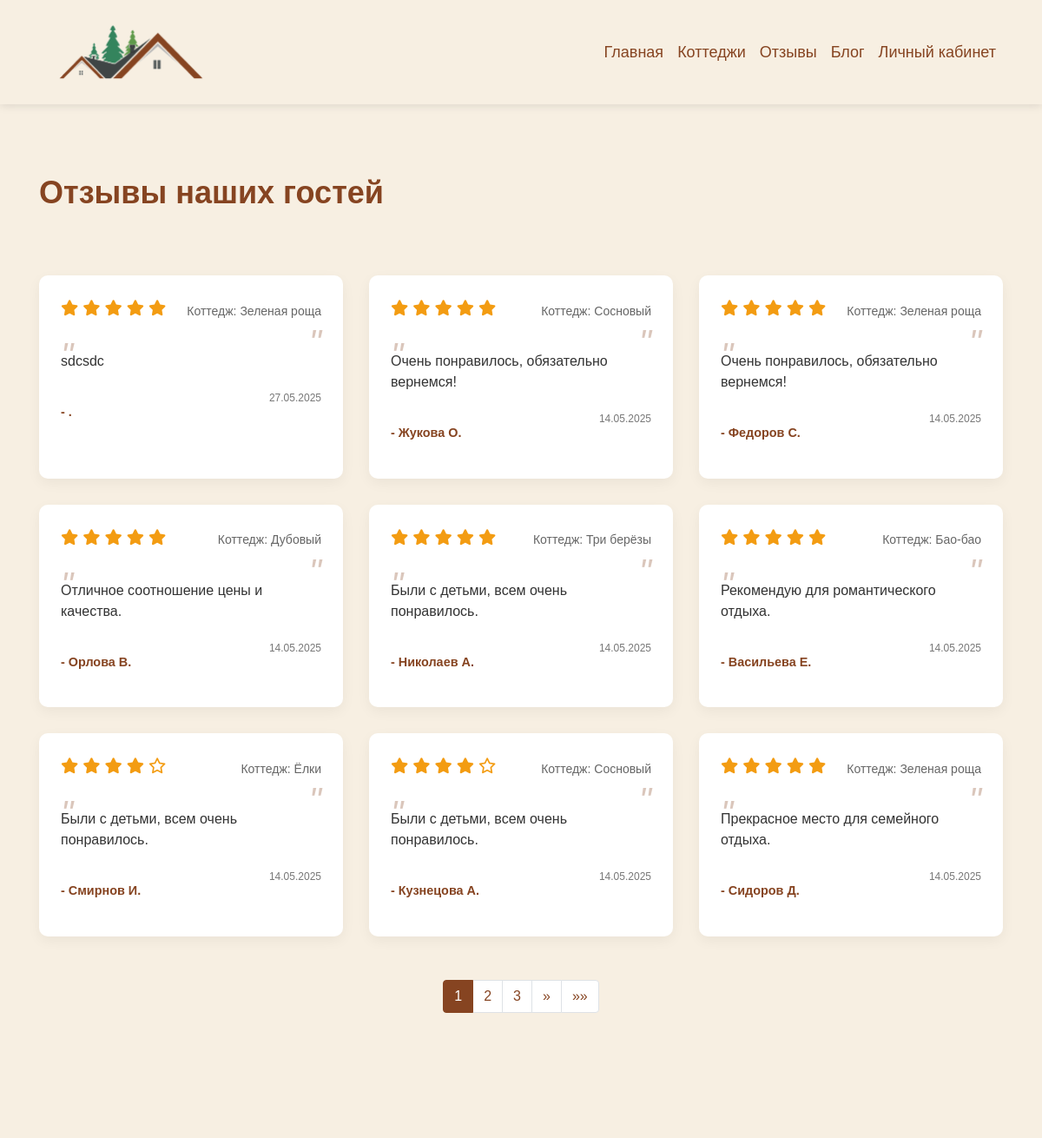
The page /reviews/ (upper part) on the database as committed earlier.
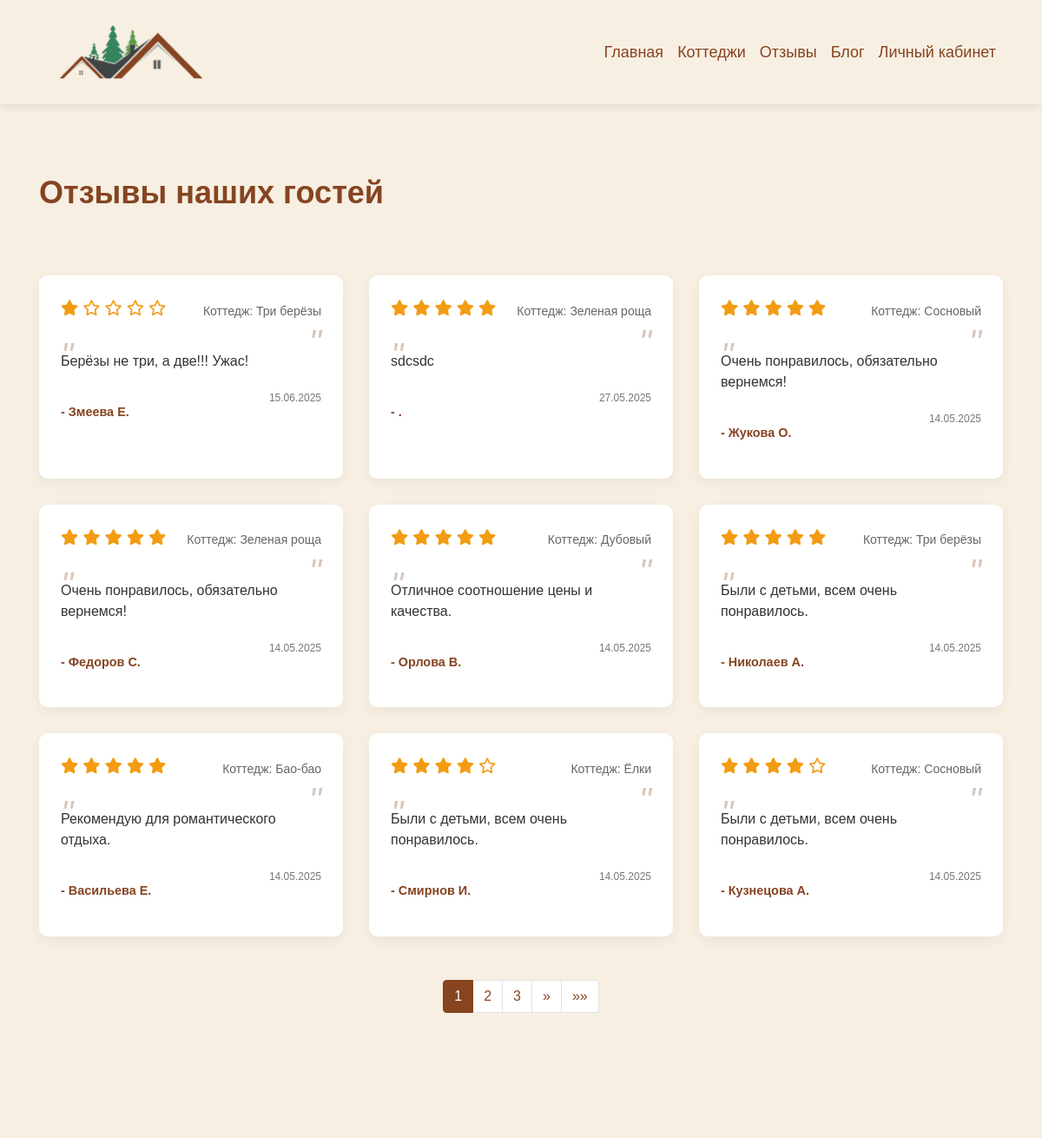
The same page on the database as committed later.
### recreation/models.py (models this page shows, shortened)
class Review(models.Model):
    review_id = models.AutoField(primary_key=True, verbose_name="ID отзыва")
    client_id = models.ForeignKey(
        Client, on_delete=models.CASCADE, verbose_name="Клиент"
    )
    house_id = models.ForeignKey(
        House, on_delete=models.CASCADE, verbose_name="Коттедж"
    )
    rating = models.IntegerField(verbose_name="Рейтинг")
    comment = RichTextField(verbose_name="Комментарий")
    created_at = models.DateTimeField(auto_now_add=True, verbose_name="Дата создания")
    class Meta:
        verbose_name = "Отзыв"
        verbose_name_plural = "Отзывы"
        ordering = ["-created_at"]

class House(models.Model):
    house_id = models.AutoField(primary_key=True, verbose_name="ID дома")
    employee_id = models.ForeignKey(
        Employee,
        on_delete=models.SET_NULL,
        null=True,
        blank=True,
        verbose_name="Ответственный сотрудник",
    )
    name = models.CharField(max_length=100, verbose_name="Название коттеджа")
    slug = models.SlugField(
        max_length=100, unique=True, blank=True, verbose_name="URL-идентификатор"
    )
    location = models.CharField(max_length=200, verbose_name="Местоположение")
    capacity = models.IntegerField(verbose_name="Вместимость (чел.)")
    price_per_night = models.IntegerField(verbose_name="Цена за ночь (руб.)")
    image = models.ImageField(
        upload_to="houses/", verbose_name="Изображение", blank=True, null=True
    )
    is_active = models.BooleanField(default=True, verbose_name="Активен")
    history = HistoricalRecords()  # Добавляем историю

class Client(models.Model):
    client_id = models.AutoField(primary_key=True, verbose_name="ID клиента")
    user = models.OneToOneField(
        CustomUser,
        on_delete=models.CASCADE,
        related_name="client_profile",
        null=True,
        blank=True,
        verbose_name="Учетная запись",
    )
    last_name = models.CharField(max_length=100, verbose_name="Фамилия")
    first_name = models.CharField(max_length=100, verbose_name="Имя")
    patronymic = models.CharField(max_length=100, verbose_name="Отчество")
    phone_number = models.CharField(max_length=15, verbose_name="Номер телефона")
    email = models.EmailField(max_length=255, verbose_name="Email")
    document = models.FileField(
        upload_to="client_documents/%Y/%m/%d/",
        verbose_name="Документ",
        blank=True,
        null=True,
        help_text="Загрузите сканы документов (паспорт, водительские права и т.д.)",
    )
    class Meta:
        verbose_name = "Клиент"
        verbose_name_plural = "Клиенты"

### recreation/views.py (the view)
# urls.py: path("reviews/", views.all_reviews, name="all_reviews"),
def all_reviews(request):
    if request.method == "POST" and request.user.is_authenticated:
        form = ReviewForm(request.POST)
        if form.is_valid():
            review = form.save(commit=False)
            review.client_id = request.user.client_profile
            review.save()
            messages.success(request, "Ваш отзыв успешно добавлен!")
            return redirect("all_reviews")
    else:
        form = ReviewForm()
    reviews_list = (
        Review.objects.all()
        .select_related("client_id", "house_id")
        .order_by("-created_at")
    )
    paginator = Paginator(reviews_list, 9)
    page_number = request.GET.get("page")
    page_obj = paginator.get_page(page_number)
    return render(
        request,
        "all_reviews.html",
        {
            "page_obj": page_obj,
            "total_reviews": reviews_list.count(),
            "form": form,
            "houses": House.objects.all(),
        },
    )

### recreation/templates/all_reviews.html (shortened to what the changed rows need)
<!DOCTYPE html>
<html lang="ru">
<head>
    {% load static %}
    <link rel="stylesheet" href="https://stackpath.bootstrapcdn.com/bootstrap/4.5.2/css/bootstrap.min.css">
    <link rel="stylesheet" href="https://cdnjs.cloudflare.com/ajax/libs/font-awesome/6.0.0/css/all.min.css">
</head>
<body>
    <section class="reviews-section">
        <div class="container">
            <div class="d-flex justify-content-between align-items-center mb-4">
                <h2 class="section-title">
                    {% if user_filter %}
                    Мои отзывы
                    {% else %}
                    Отзывы наших гостей
                    {% endif %}
                </h2>
            </div>
            <div class="reviews-container">
                {% if page_obj %}
                    {% for review in page_obj %}
                    <div class="review-card">
                        <div class="review-header">
                            <div class="review-rating">
                                {% for i in "12345" %}
                                    {% if forloop.counter <= review.rating %}
                                        <i class="fas fa-star"></i>
                                    {% else %}
                                        <i class="far fa-star"></i>
                                    {% endif %}
                                {% endfor %}
                            </div>
                            <p class="review-cottage">Коттедж: {{ review.house_id.name }}</p>
                        </div>
                        <p class="review-text">{{ review.comment|striptags|linebreaks }}</p>
                        <div class="review-footer">
                            <p class="review-author">
                                - {{ review.client_id.last_name }} {{ review.client_id.first_name.0 }}.
                            </p>
                            <p class="review-date">{{ review.created_at|date:"d.m.Y" }}</p>
                        </div>
                    </div>
                    {% endfor %}
                {% endif %}
            </div>
            {% if page_obj.has_other_pages %}
            <nav aria-label="Page navigation">
                <ul class="pagination">
                    {% for num in page_obj.paginator.page_range %}
                        {% if page_obj.number == num %}
                            <li class="page-item active">
                                <a class="page-link" href="?page={{ num }}">{{ num }}</a>
                            </li>
                        {% elif num > page_obj.number|add:'-3' and num < page_obj.number|add:'3' %}
                            <li class="page-item">
                                <a class="page-link" href="?page={{ num }}">{{ num }}</a>
                            </li>
                        {% endif %}
                    {% endfor %}
                </ul>
            </nav>
            {% endif %}
        </div>
    </section>
</body>
</html>

Rows that differ between the two databases and show on the page:
no longer on this page (row unchanged): Review: rating 5 (drawn), house_id.name "Зеленая роща", comment "Прекрасное место для семейного отдыха.", client_id.last_name "Сидоров", client_id.first_name.0 "Д", created_at "14.05.2025"
added Review: rating 1 (drawn), house_id.name "Три берёзы", comment "Берёзы не три, а две!!! Ужас!", client_id.last_name "Змеева", client_id.first_name.0 "Е", created_at "15.06.2025"
